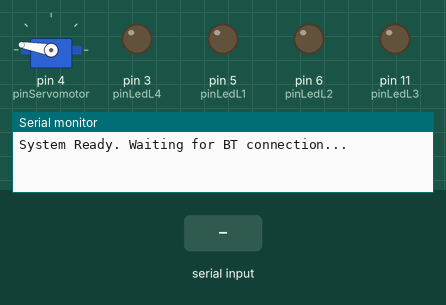
Simulated run of this sketch. Board: Arduino Uno, built with avr-gcc and run on an emulated ATmega328P. Shown: servo, output pins drawn as LEDs (lit = HIGH), the last lines printed to the serial monitor. The inputs (shaded band) are chosen by the test bench.

Above: at 1.2 s.
1.3 s: "L1:255\n" received over the second serial link
At 1.6 s:
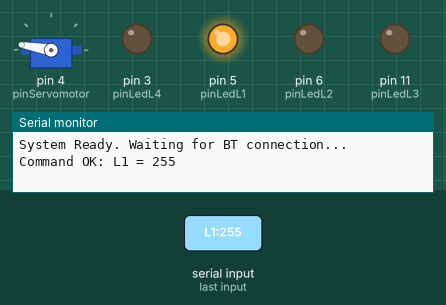
2.8 s: "P:1\n" received over the second serial link
At 4.0 s:
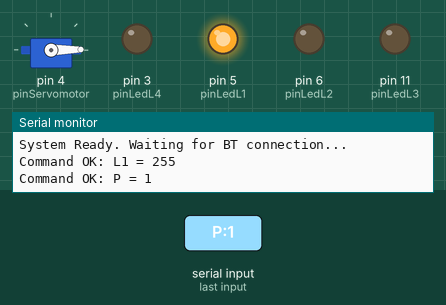
4.3 s: "L1:150\n" received over the second serial link
At 5.2 s:
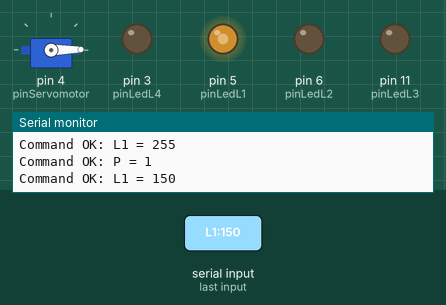
5.8 s: "L2:1\n" received over the second serial link
At 6.4 s:
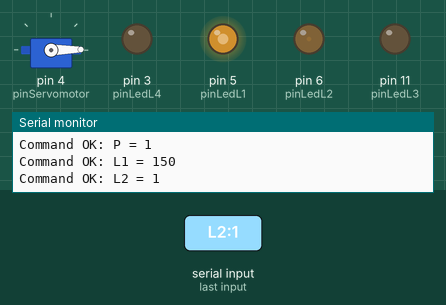
7.3 s: "L1:1\n" received over the second serial link
At 7.6 s:
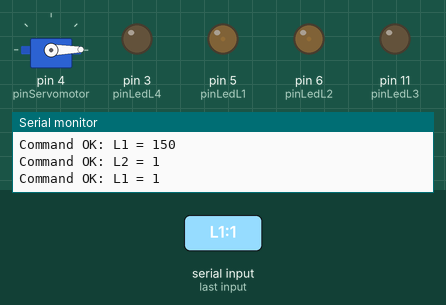
8.8 s: "L2:150\n" received over the second serial link
At 10.1 s:
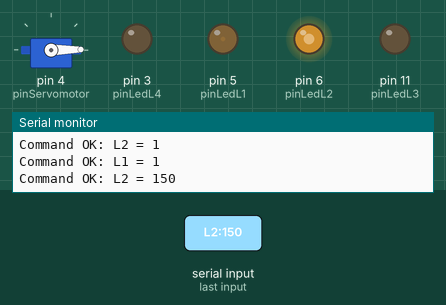
Timing chart, 0 to 11.3 s (numbered marks = the images above; inputs shaded):
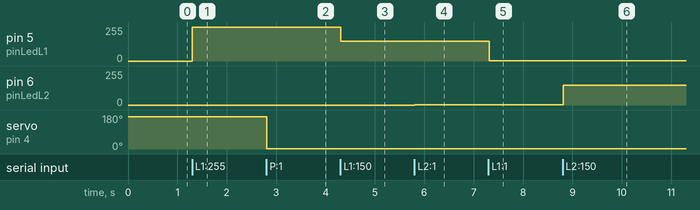

The sketch:

aurduinocode.ino
```cpp
#include <Servo.h>

// PIN ASSIGNMENTS TO AVOID TIMER CONFLICTS (Servo uses Timer 1, which affects pins 9 and 10)

// LEDs (PWM PINS)
// We use pins controlled by Timer 0 (pins 5, 6) or Timer 2 (pin 3, 11)
const int pinLedL1 = 5;   // PWM Pin (L1: Sala de Estar) - MOVIDO DEL PIN 9 AL PIN 5
const int pinLedL2 = 6;   // PWM Pin (L2: Cocina) - MOVIDO DEL PIN 10 AL PIN 6
const int pinLedL3 = 11;  // PWM Pin (L3: Dormitorio Principal)
const int pinLedL4 = 3;   // PWM Pin (L4: Baño)

// SERVO PIN (Non-PWM is fine, but 4 is used for signal)
const int pinServomotor = 4;

// BLUETOOTH HC-05 (Software Serial)
// Using pins 7 and 8 to avoid conflicts with timers and PWM
const int pinBluetoothRx = 7; // RX (Recibe datos del TX del HC-05)
const int pinBluetoothTx = 8; // TX (Transmite datos al RX del HC-05)

// Create Servo object
Servo puertaServo;

// Software Serial library (required for pins 7 and 8)
#include <SoftwareSerial.h>
SoftwareSerial BTSerial(pinBluetoothRx, pinBluetoothTx); // RX, TX

// Buffer to store the incoming command (e.g., "L1:255")
String commandString = "";

void setup() {
  // Setup serial communication with the PC (for debug)
  Serial.begin(9600);
  Serial.println("System Ready. Waiting for BT connection...");

  // Setup serial communication with the Bluetooth module
  // Note: Standard baud rate for HC-05 is 9600
  BTSerial.begin(9600);

  // Initialize LED pins as outputs
  pinMode(pinLedL1, OUTPUT);
  pinMode(pinLedL2, OUTPUT);
  pinMode(pinLedL3, OUTPUT);
  pinMode(pinLedL4, OUTPUT);

  // Attach the servo to the signal pin
  puertaServo.attach(pinServomotor);
  // Initial position (closed)
  puertaServo.write(170);
}

void loop() {
  // 1. Read incoming data from Bluetooth
  while (BTSerial.available()) {
    char incomingChar = BTSerial.read();

    // End of a command is when the newline character '\n' is received
    if (incomingChar == '\n') {
      // Process the complete command
      processCommand(commandString);
      // Clear the buffer for the next command
      commandString = "";
    } else if (incomingChar != '\r') {
      // Ignore carriage return '\r' and append the rest to the buffer
      commandString += incomingChar;
    }
  }

  // Small delay to allow the loop to repeat
  delay(20);
}

// Function to parse and execute the command
void processCommand(String command) {
  // Convert command to uppercase to simplify parsing
  command.toUpperCase();

  // Find the separator (:) to split the command and value
  int separatorIndex = command.indexOf(':');

  if (separatorIndex == -1) {
    Serial.println("Invalid command: " + command);
    return;
  }

  // Extract the identifier (L1, L2, L3, L4, P)
  String target = command.substring(0, separatorIndex);

  // Extract the value (0 to 255 for LEDs, 0 to 180 for Servo)
  String valueString = command.substring(separatorIndex + 1);
  int value = valueString.toInt();

  // --- Control Logic ---
  if (target == "L1") {
    // PWM on Pin 5 (Timer 0)
    analogWrite(pinLedL1, value);
  } else if (target == "L2") {
    // PWM on Pin 6 (Timer 0)
    analogWrite(pinLedL2, value);
  } else if (target == "L3") {
    // PWM on Pin 11 (Timer 2)
    analogWrite(pinLedL3, value);
  } else if (target == "L4") {
    // PWM on Pin 3 (Timer 2)
    analogWrite(pinLedL4, value);
  } else if (target == "P") {
    // Move the servo
    // The value should be between 0 and 180
    puertaServo.write(value);
  }

  // Optional: print processed command to the serial monitor
  Serial.print("Command OK: ");
  Serial.print(target);
  Serial.print(" = ");
  Serial.println(value);
}
```

Measured:
- after the input at 1.3 s, pin 5 (pinLedL1): 0/255 → 255/255 at once
- after the input at 2.8 s, servo on pin 4 (pinServomotor): 170° → 1° at once
- after the input at 4.3 s, pin 5 (pinLedL1): 255/255 → 150/255 at once
- after the input at 5.8 s, pin 6 (pinLedL2): 0/255 → 1/255 at once
- after the input at 7.3 s, pin 5 (pinLedL1): 150/255 → 1/255 at once
- after the input at 8.8 s, pin 6 (pinLedL2): 1/255 → 150/255 at once
